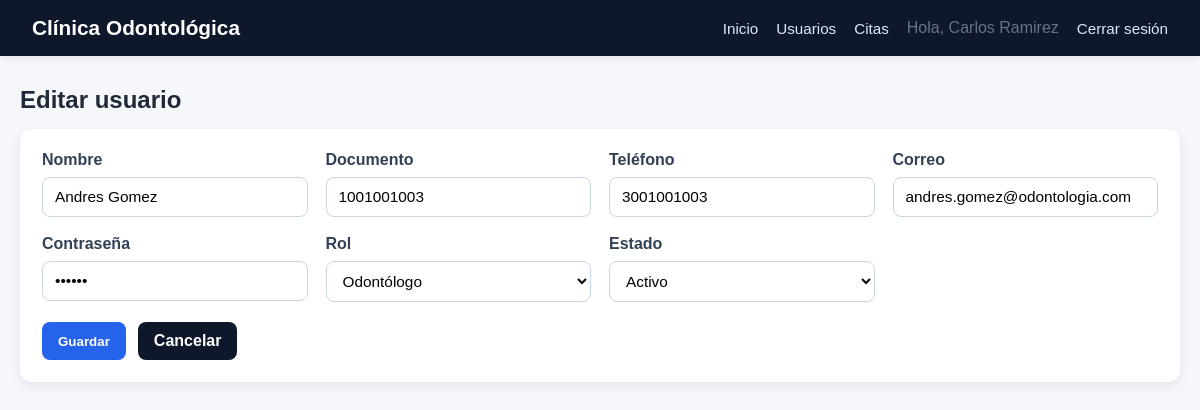
Screenshot of /index.php?controller=usuarios&action=edit&id=3 (signed in) with the database file from the repository.
### tables this page shows
CREATE TABLE usuarios (
    id_usuario INT AUTO_INCREMENT PRIMARY KEY,
    nombre VARCHAR(50) NOT NULL,
    numero_documento VARCHAR(20) NOT NULL UNIQUE,
    telefono VARCHAR(20) NOT NULL UNIQUE,
    correo VARCHAR(50) NOT NULL UNIQUE,
    contrasenia VARCHAR(50) NOT NULL,
    activo BOOLEAN NOT NULL DEFAULT TRUE,
    fecha_creacion TIMESTAMP DEFAULT CURRENT_TIMESTAMP,
    id_rol INT NOT NULL,
    CONSTRAINT fk_usuario_rol FOREIGN KEY (id_rol)
        REFERENCES roles(id_rol)
);

CREATE TABLE roles (
    id_rol INT AUTO_INCREMENT PRIMARY KEY,
    nombre_rol VARCHAR(50) NOT NULL UNIQUE
);

### controllers/UsuarioController.php (called while the page is built, shortened)
<?php
require_once __DIR__ . '/../models/Usuario.php';
class UsuarioController
{
    public function edit(): void
    {
        $id = (int) ($_GET['id'] ?? 0);
        $usuarioModel = new Usuario();
        $usuario = $usuarioModel->findById($id);
        $roles = $usuarioModel->getRoles();
        require __DIR__ . '/../views/usuarios/form.php';
    }
}

### index.php (called while the page is built, shortened)
<?php
require __DIR__ . '/config/database.php';
require __DIR__ . '/models/Database.php';
$action = $_GET['action'] ?? 'index';
$controller = new $controllerClass();
$controller->$action();

### models/Usuario.php (called while the page is built, shortened)
<?php
class Usuario
{
    private PDO $db;
    public function __construct()
    {
        $this->db = Database::getConnection();
    }
    public function findById(int $id): ?array
    {
        $sql = "
            SELECT u.*, r.nombre_rol
            FROM usuarios u
            INNER JOIN roles r ON r.id_rol = u.id_rol
            WHERE u.id_usuario = :id
            LIMIT 1
        ";
        $stmt = $this->db->prepare($sql);
        $stmt->execute([':id' => $id]);
        $usuario = $stmt->fetch();
        return $usuario ?: null;
    }
    public function getRoles(): array
    {
        $stmt = $this->db->query('SELECT * FROM roles ORDER BY id_rol');
        return $stmt->fetchAll();
    }
}

### models/Database.php (called while the page is built)
<?php
class Database
{
    private static ?PDO $connection = null;
    public static function getConnection(): PDO
    {
        if (self::$connection === null) {
            $dsn = 'mysql:host=' . DB_HOST . ';dbname=' . DB_NAME . ';charset=utf8mb4';
            self::$connection = new PDO(
                $dsn,
                DB_USER,
                DB_PASS,
                [
                    PDO::ATTR_ERRMODE => PDO::ERRMODE_EXCEPTION,
                    PDO::ATTR_DEFAULT_FETCH_MODE => PDO::FETCH_ASSOC,
                    PDO::ATTR_EMULATE_PREPARES => false,
                ]
            );
        }
        return self::$connection;
    }
}

### views/usuarios/form.php (the view, shortened to what this page needs)
<?php
require __DIR__ . '/../layout/header.php';
?>
<h1 class="section-title"><?php echo (!empty($usuario['id_usuario'])) ? 'Editar usuario' : 'Nuevo usuario'; ?></h1>
<form method="POST" action="index.php?controller=usuarios&action=save">
    <div class="form-grid">
        <label>
            Nombre
            <input type="text" name="nombre" value="<?php echo htmlspecialchars($usuario['nombre']); ?>" required>
        </label>
        <label>
            Documento
            <input type="text" name="numero_documento" value="<?php echo htmlspecialchars($usuario['numero_documento']); ?>" required>
        </label>
        <label>
            Teléfono
            <input type="text" name="telefono" value="<?php echo htmlspecialchars($usuario['telefono']); ?>" required>
        </label>
        <label>
            Correo
            <input type="email" name="correo" value="<?php echo htmlspecialchars($usuario['correo']); ?>" required>
        </label>
        <label>
            Contraseña
            <input type="password" name="contrasenia" value="<?php echo htmlspecialchars($usuario['contrasenia'] ?? ''); ?>" <?php echo empty($usuario['id_usuario']) ? 'required' : ''; ?>>
        </label>
        <label>
            Rol
            <select name="id_rol" required>
                <?php foreach ($roles as $rol): ?>
                    <option value="<?php echo (int) $rol['id_rol']; ?>" <?php echo ((int) $usuario['id_rol'] === (int) $rol['id_rol']) ? 'selected' : ''; ?>>
                        <?php echo htmlspecialchars($rol['nombre_rol']); ?>
                    </option>
                <?php endforeach; ?>
            </select>
        </label>
        <label>
            Estado
            <select name="activo">
                <option value="1" <?php echo (!empty($usuario['activo'])) ? 'selected' : ''; ?>>Activo</option>
            </select>
        </label>
    </div>
    <div class="form-actions">
        <button type="submit" class="btn">Guardar</button>
        <a href="index.php?controller=usuarios&action=index" class="btn secondary">Cancelar</a>
    </div>
</form>
<?php require __DIR__ . '/../layout/footer.php'; ?>

### assets/css/styles.css (style rules this page uses)
* { box-sizing: border-box; }
body { margin: 0; font-family: Arial, Helvetica, sans-serif; background: #f5f7fb; color: #1f2937; }
a { color: inherit; text-decoration: none; }
.section-title { margin: 30px 0 15px; font-size: 1.5rem; }
.btn { display: inline-block; padding: 10px 16px; border: none; border-radius: 8px; cursor: pointer; font-weight: 700; text-decoration: none; background: #2563eb; color: white; }
.btn.secondary { background: #0f172a; }
form { background: white; padding: 22px; border-radius: 12px; box-shadow: 0 4px 12px rgba(15, 23, 42, 0.08); }
.form-grid { display: grid; grid-template-columns: repeat(auto-fit, minmax(220px, 1fr)); gap: 18px; }
label { display: flex; flex-direction: column; gap: 8px; font-weight: 600; color: #334155; }
input, select, textarea { width: 100%; padding: 10px 12px; border: 1px solid #cbd5e1; border-radius: 8px; background: #fff; font-size: 0.96rem; }
.form-actions { display: flex; gap: 12px; margin-top: 20px; flex-wrap: wrap; }

### rows the page displays
usuarios: nombre "Andres Gomez", numero_documento "1001001003", telefono "3001001003", correo "andres.gomez@odontologia.com", id_rol "Odontólogo", activo "Activo"

### other values shown
$_SESSION['nombre'] "Carlos Ramirez"
